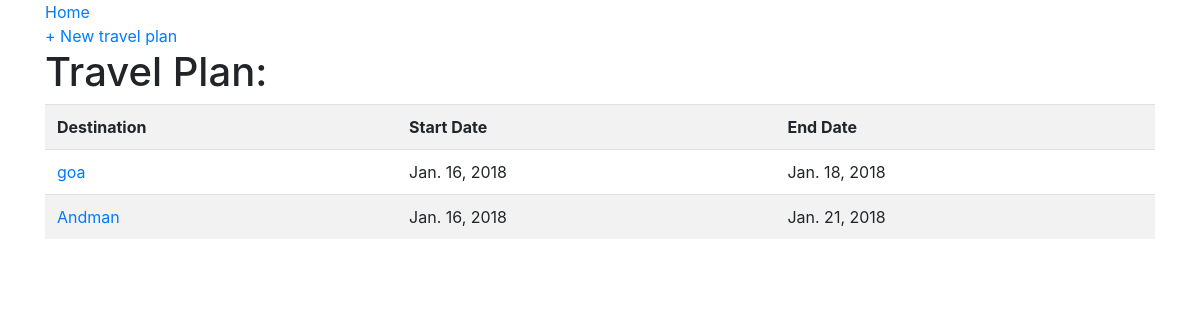
Before: / with the older database file.
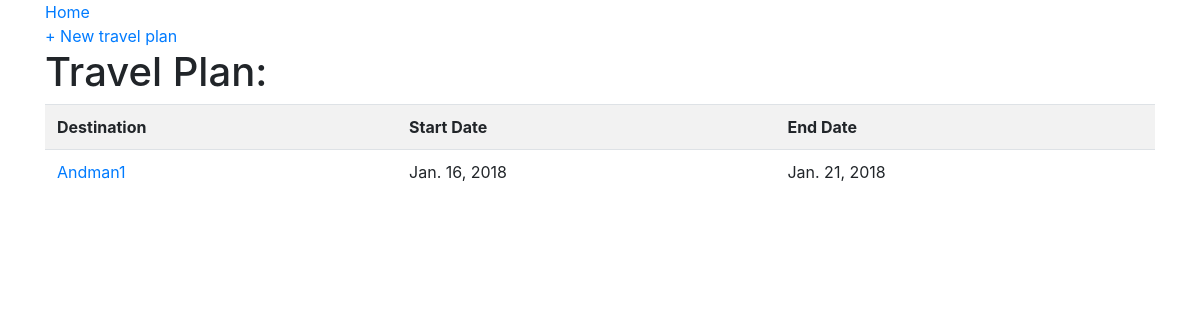
After: the same page with the newer database file.
### home/models.py (models this page shows, shortened)
class Travel(models.Model):
    destination = models.TextField()
    start_date = models.DateField()
    end_date = models.DateField()
    user_id = models.ForeignKey(
        'auth.User',
        on_delete=models.CASCADE,
    )

### home/views.py (the view)
# urls.py: path('', views.HomePageView.as_view(), name='home'),
class HomePageView(ListView):
    model = Travel
    template_name = 'travel.html'

### home/templates/travel.html
{% extends 'base.html' %} {% block content %}
<h1>Travel Plan:</h1>
<table class="table table-striped">
  <tr>
    <th>Destination</th>
    <th>Start Date</th>
    <th>End Date</th>
  </tr>
  {% for travel in object_list %}
  <tr>
    <td>
      <a href="{% url 'travel_detail' travel.pk %}">{{travel.destination}}</a>
    </td>
    <td>{{travel.start_date}}</td>
    <td>{{travel.end_date}}</td>
  </tr>
  {% endfor %}
</table>
{% endblock content %}

### home/templates/base.html (shortened to what this page needs)
{% load staticfiles %}
<html>
<html>
  <head>
    <link rel="stylesheet" href="{% static 'css/base.css' %}">
  </head>
  <body>
    <div class="container">
      <header>
        <a href="{% url 'home' %}">Home</a>
        <div class="nav-right">
          <a href="{% url 'travel_new' %}">+ New travel plan</a>
        </div>
      </header>
      {% block content %}
      {% endblock content %}
    </div>
  </body>
</html>

Changed rows visible on the page:
removed Travel: destination "goa", start_date "Jan. 16, 2018", end_date "Jan. 18, 2018"
changed Travel: destination "Andman" → "Andman1"
